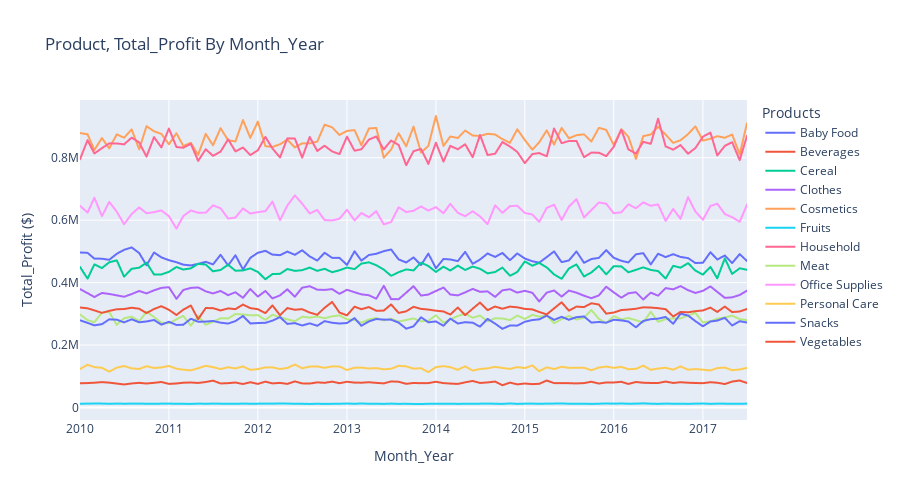

The code cell stored with this chart in its notebook:
### Markdown cell above
### Question5:Profit  by products for eac year

### Code cell
product = sales_filter.loc[:,["Month_Year","Total_Profit","Products"]]
product = product.groupby(['Month_Year','Products'], as_index=False).mean()
fig = px.line(product,
              x="Month_Year",
              y="Total_Profit",
              color="Products", 
              height=500,
              labels={"Total_Profit":"Total_Profit ($)"},
              title="Product, Total_Profit By Month_Year")
fig.show()
